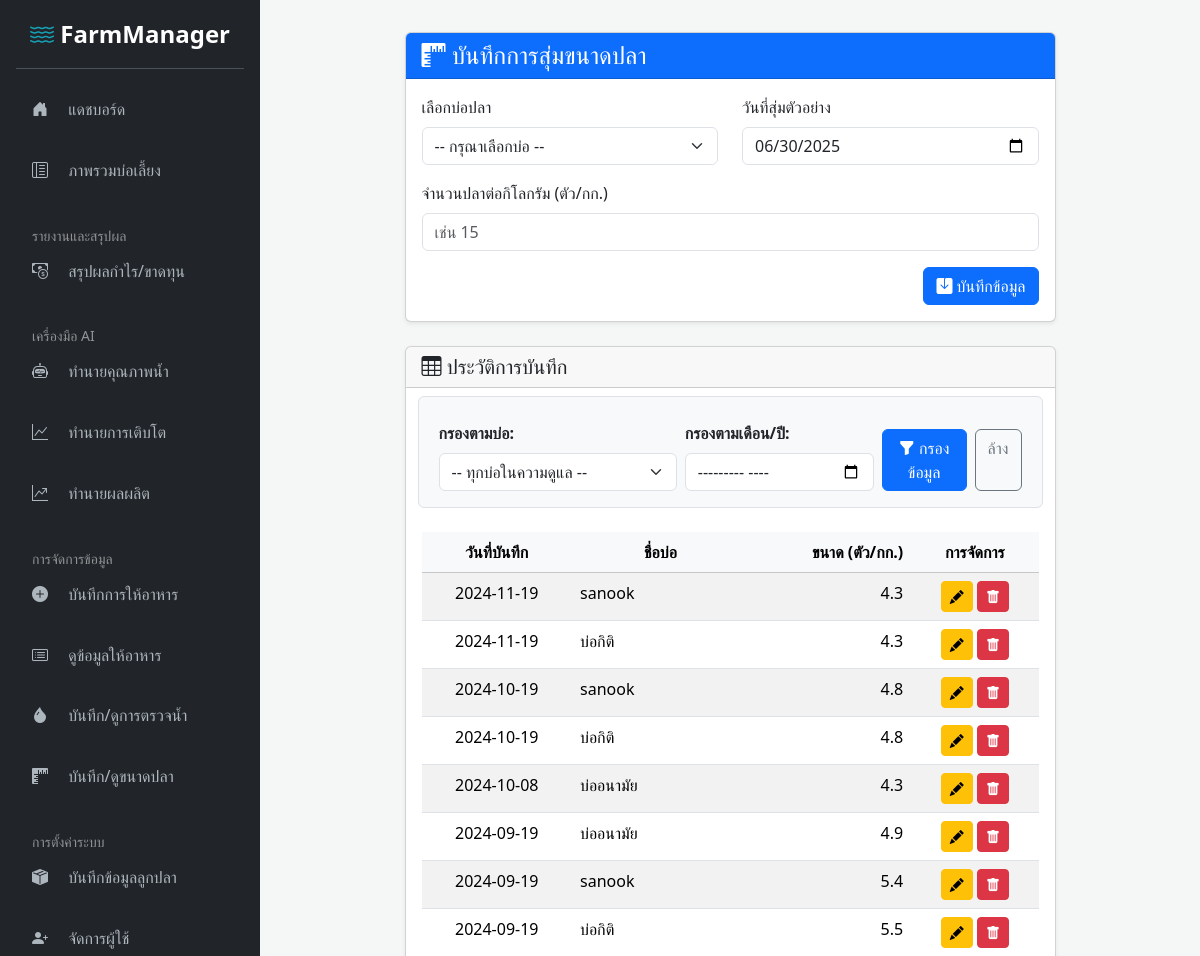
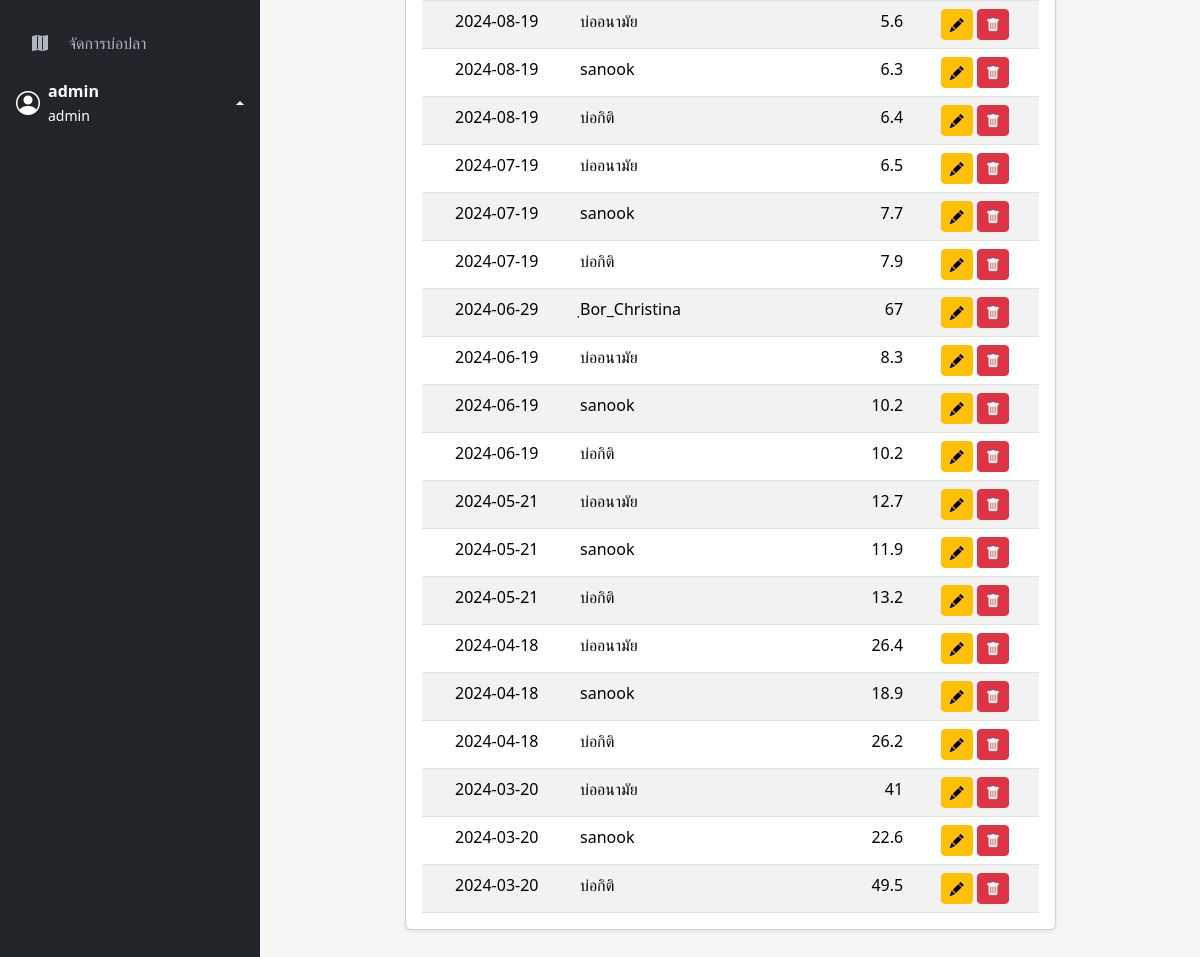
The page /add_fish_size.php (signed in) on the database its author committed (2 pictures, top to bottom).
### tables this page shows
CREATE TABLE `fish_sizes` (
  `id` int(11) NOT NULL,
  `pond_id` int(11) NOT NULL,
  `record_date` date NOT NULL,
  `fish_count` float NOT NULL
);

CREATE TABLE `ponds` (
  `id` int(11) NOT NULL,
  `name` varchar(100) NOT NULL,
  `size_rai` float NOT NULL
);

### add_fish_size.php (the view, shortened to what this page needs)
<?php
include 'templates/sidebar_header.php';
$ponds_for_form = [];
if ($userRole === 'admin') {
    $stmt_ponds = $conn->query("SELECT id, name FROM ponds ORDER BY name ASC");
    $ponds_for_form = $stmt_ponds->fetchAll(PDO::FETCH_ASSOC);
}
$filter_month = $_GET['month_filter'] ?? '';
$params = [];
$where_sql = "";
$sql_records = "
    SELECT r.*, p.name AS pond_name
    FROM fish_sizes r
    JOIN ponds p ON r.pond_id = p.id
    $where_sql
    ORDER BY r.record_date DESC, r.id DESC
";
$stmt_records = $conn->prepare($sql_records);
$stmt_records->execute($params);
$records = $stmt_records->fetchAll(PDO::FETCH_ASSOC);
?>
<div class="row justify-content-center">
    <div class="col-lg-10 col-xl-9">
        <div class="card shadow-sm mb-4">
            <div class="card-header bg-primary text-white">
                <h4 class="mb-0"><i class="bi bi-rulers"></i> บันทึกการสุ่มขนาดปลา</h4>
            </div>
            <div class="card-body">
                <?php if ($userRole === 'owner' && empty($ponds_for_form)): ?>
                    <div class="alert alert-warning">คุณยังไม่ได้รับมอบหมายให้ดูแลบ่อใดๆ กรุณาติดต่อผู้ดูแลระบบ</div>
                <?php else: ?>
                    <form method="post" action="add_fish_size.php">
                        <div class="row">
                            <div class="col-md-6 mb-3">
                                <label for="pond_id" class="form-label">เลือกบ่อปลา</label>
                                <select name="pond_id" id="pond_id" class="form-select" required>
                                    <option value="" disabled selected>-- กรุณาเลือกบ่อ --</option>
                                </select>
                            </div>
                            <div class="col-md-6 mb-3">
                                <label for="record_date" class="form-label">วันที่สุ่มตัวอย่าง</label>
                                <input type="date" name="record_date" id="record_date" class="form-control" value="<?= date('Y-m-d') ?>" required>
                            </div>
                        </div>
                        <div class="mb-3">
                            <label for="fish_count" class="form-label">จำนวนปลาต่อกิโลกรัม (ตัว/กก.)</label>
                            <input type="number" step="0.1" name="fish_count" id="fish_count" class="form-control" placeholder="เช่น 15" required>
                        </div>
                        <div class="text-end">
                            <button type="submit" class="btn btn-primary"><i class="bi bi-save-fill"></i> บันทึกข้อมูล</button>
                        </div>
                    </form>
                <?php endif; ?>
            </div>
        </div>
        <div class="card shadow-sm">
            <div class="card-header">
                <h5 class="mb-0"><i class="bi bi-table"></i> ประวัติการบันทึก</h5>
            </div>
            <div class="card-body">
                <form method="get" class="row gx-2 gy-2 align-items-center mb-4 p-3 bg-light rounded border">
                    <div class="col-sm-5">
                        <label for="pond_filter" class="form-label fw-bold">กรองตามบ่อ:</label>
                        <select name="pond_filter" id="pond_filter" class="form-select">
                            <option value="all">-- ทุกบ่อในความดูแล --</option>
                        </select>
                    </div>
                    <div class="col-sm-4">
                        <label for="month_filter" class="form-label fw-bold">กรองตามเดือน/ปี:</label>
                        <input type="month" name="month_filter" id="month_filter" class="form-control"
                               value="<?= htmlspecialchars($filter_month) ?>">
                    </div>
                    <div class="col-sm-3 align-self-end">
                        <div class="d-grid d-sm-flex gap-2">
                            <button type="submit" class="btn btn-primary"><i class="bi bi-funnel-fill"></i> กรองข้อมูล</button>
                            <a href="add_fish_size.php" class="btn btn-outline-secondary">ล้าง</a>
                        </div>
                    </div>
                </form>
                <div class="table-responsive">
                    <table class="table table-striped table-hover mb-0">
                        <thead class="table-light">
                            <tr class="text-center">
                                <th>วันที่บันทึก</th>
                                <th>ชื่อบ่อ</th>
                                <th class="text-end">ขนาด (ตัว/กก.)</th>
                                <?php if ($userRole === 'admin'): ?>
                                    <th>การจัดการ</th>
                                <?php endif; ?>
                            </tr>
                        </thead>
                        <tbody>
                            <?php if (count($records) > 0): ?>
                                <?php foreach ($records as $row): ?>
                                    <tr>
                                        <td class="text-center"><?= htmlspecialchars($row['record_date']) ?></td>
                                        <td><?= htmlspecialchars($row['pond_name']) ?></td>
                                        <td class="text-end"><?= htmlspecialchars($row['fish_count']) ?></td>
                                        <?php if ($userRole === 'admin'): ?>
                                        <td class="text-center">
                                            <a href="edit_fish_size.php?id=<?= $row['id'] ?>" class="btn btn-warning btn-sm" title="แก้ไข">
                                                <i class="bi bi-pencil-fill"></i>
                                            </a>
                                            <a href="add_fish_size.php?delete_id=<?= $row['id'] ?>" class="btn btn-danger btn-sm" title="ลบ" onclick="return confirm('คุณแน่ใจว่าต้องการลบข้อมูลนี้?');">
                                                <i class="bi bi-trash-fill"></i>
                                            </a>
                                        </td>
                                        <?php endif; ?>
                                    </tr>
                                <?php endforeach; ?>
                            <?php else: ?>
                                <tr><td colspan="<?= $userRole === 'admin' ? '4' : '3' ?>" class="text-center text-muted p-4">ไม่พบข้อมูลตามเงื่อนไขที่เลือก</td></tr>
                            <?php endif; ?>
                        </tbody>
                    </table>
                </div>
            </div>
        </div>
    </div>
</div>
<?php
include 'templates/sidebar_footer.php';
?>

### assets/css/custom.css (style rules this page uses)
:root { --primary-color: #0d6efd; --secondary-color: #6c757d; --sidebar-bg: #212529; --sidebar-link-color: #adb5bd; --sidebar-link-hover: #ffffff; --sidebar-link-active: #ffffff; }
body { background-color: #f4f7f6; min-height: 100vh; display: flex; }

### rows shown on the page
fish_sizes: record_date "2024-11-19", pond.name "sanook", fish_count "4.3"
fish_sizes: record_date "2024-11-19", pond.name "บ่อกิติ", fish_count "4.3"
fish_sizes: record_date "2024-10-19", pond.name "sanook", fish_count "4.8"
fish_sizes: record_date "2024-10-19", pond.name "บ่อกิติ", fish_count "4.8"
fish_sizes: record_date "2024-10-08", pond.name "บ่ออนามัย", fish_count "4.3"
fish_sizes: record_date "2024-09-19", pond.name "บ่ออนามัย", fish_count "4.9"
fish_sizes: record_date "2024-09-19", pond.name "sanook", fish_count "5.4"
fish_sizes: record_date "2024-09-19", pond.name "บ่อกิติ", fish_count "5.5"
fish_sizes: record_date "2024-08-19", pond.name "บ่ออนามัย", fish_count "5.6"
fish_sizes: record_date "2024-08-19", pond.name "sanook", fish_count "6.3"
fish_sizes: record_date "2024-08-19", pond.name "บ่อกิติ", fish_count "6.4"
fish_sizes: record_date "2024-07-19", pond.name "บ่ออนามัย", fish_count "6.5"
fish_sizes: record_date "2024-07-19", pond.name "sanook", fish_count "7.7"
fish_sizes: record_date "2024-07-19", pond.name "บ่อกิติ", fish_count "7.9"
fish_sizes: record_date "2024-06-29", pond.name "ฺBor_Christina", fish_count "67"
fish_sizes: record_date "2024-06-19", pond.name "บ่ออนามัย", fish_count "8.3"
fish_sizes: record_date "2024-06-19", pond.name "sanook", fish_count "10.2"
fish_sizes: record_date "2024-06-19", pond.name "บ่อกิติ", fish_count "10.2"
fish_sizes: record_date "2024-05-21", pond.name "บ่ออนามัย", fish_count "12.7"
fish_sizes: record_date "2024-05-21", pond.name "sanook", fish_count "11.9"
fish_sizes: record_date "2024-05-21", pond.name "บ่อกิติ", fish_count "13.2"
fish_sizes: record_date "2024-04-18", pond.name "บ่ออนามัย", fish_count "26.4"
fish_sizes: record_date "2024-04-18", pond.name "sanook", fish_count "18.9"
fish_sizes: record_date "2024-04-18", pond.name "บ่อกิติ", fish_count "26.2"
fish_sizes: record_date "2024-03-20", pond.name "บ่ออนามัย", fish_count "41"
fish_sizes: record_date "2024-03-20", pond.name "sanook", fish_count "22.6"
fish_sizes: record_date "2024-03-20", pond.name "บ่อกิติ", fish_count "49.5"

### other values the page prints
$username "admin"
$userRole "admin"
